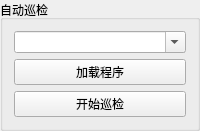
     <widget class="QGroupBox" name="groupBox_46">
      <property name="sizePolicy">
       <sizepolicy hsizetype="Expanding" vsizetype="Preferred">
        <horstretch>0</horstretch>
        <verstretch>0</verstretch>
       </sizepolicy>
      </property>
      <property name="title">
       <string>自动巡检</string>
      </property>
      <layout class="QGridLayout" name="gridLayout_13">
       <item row="5" column="0" colspan="2">
        <widget class="QPushButton" name="Load_Program">
         <property name="sizePolicy">
          <sizepolicy hsizetype="Preferred" vsizetype="Fixed">
           <horstretch>0</horstretch>
           <verstretch>0</verstretch>
          </sizepolicy>
         </property>
         <property name="text">
          <string>加载程序</string>
         </property>
        </widget>
       </item>
       <item row="6" column="0" colspan="2">
        <widget class="QPushButton" name="Work_Start">
         <property name="sizePolicy">
          <sizepolicy hsizetype="Preferred" vsizetype="Fixed">
           <horstretch>0</horstretch>
           <verstretch>0</verstretch>
          </sizepolicy>
         </property>
         <property name="text">
          <string>开始巡检</string>
         </property>
        </widget>
       </item>
       <item row="4" column="0" colspan="2">
        <widget class="QComboBox" name="Robot_File_Name">
         <property name="sizePolicy">
          <sizepolicy hsizetype="Preferred" vsizetype="Fixed">
           <horstretch>0</horstretch>
           <verstretch>0</verstretch>
          </sizepolicy>
         </property>
         <property name="editable">
          <bool>true</bool>
         </property>
        </widget>
       </item>
      </layout>
     </widget>
